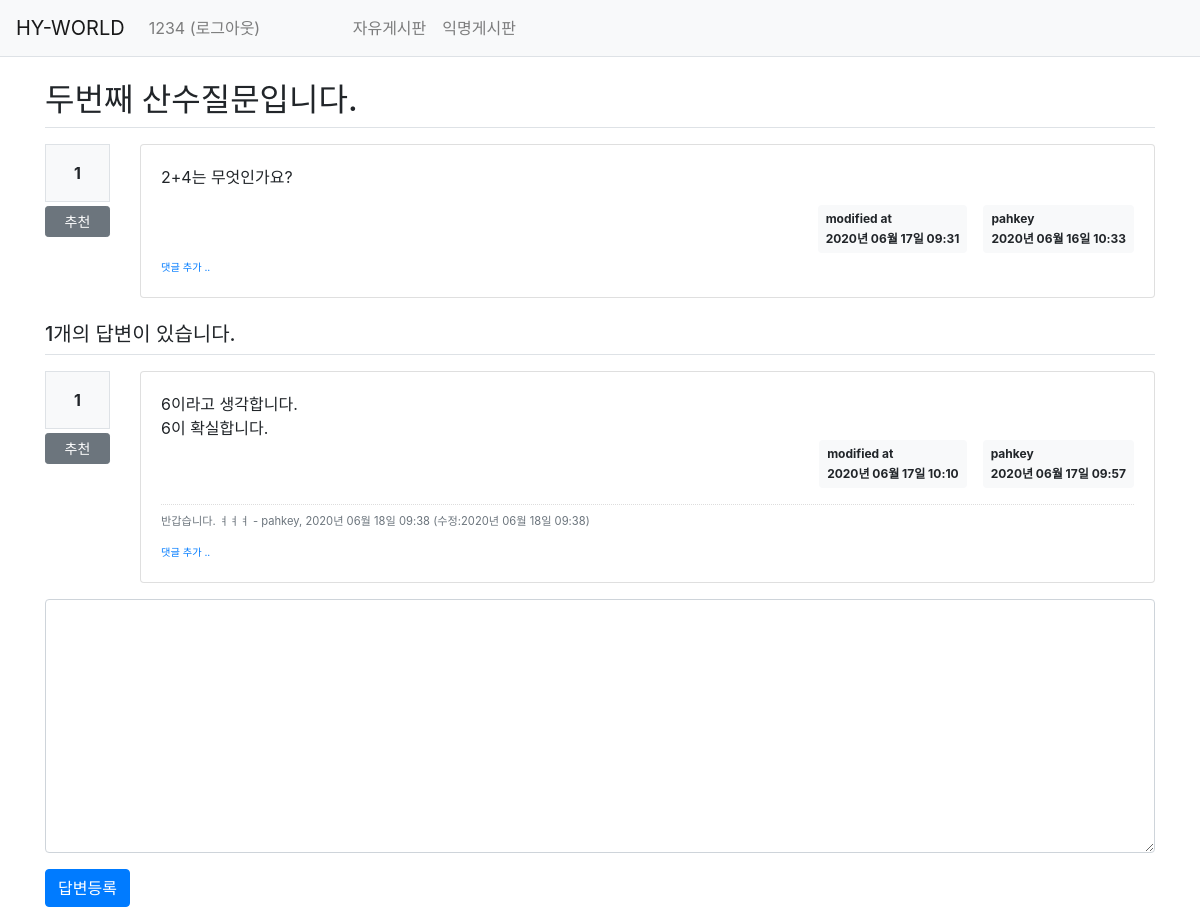
Screenshot of /question/detail/305/ (signed in) with the database file from the repository.
### pybo/models.py (models this page shows)
class User(db.Model):
    id = db.Column(db.Integer, primary_key=True)
    username = db.Column(db.String(150), unique=True, nullable=False)
    password = db.Column(db.String(200), nullable=False)
    email = db.Column(db.String(120), unique=True, nullable=False)

class Question(db.Model):
    id = db.Column(db.Integer, primary_key=True)
    subject = db.Column(db.String(200), nullable=False)
    content = db.Column(db.Text(), nullable=False)
    create_date = db.Column(db.DateTime(), nullable=False)
    user_id = db.Column(db.Integer, db.ForeignKey('user.id', ondelete='CASCADE'), nullable=False)
    user = db.relationship('User', backref=db.backref('question_set'))
    modify_date = db.Column(db.DateTime(), nullable=True)
    voter = db.relationship('User', secondary=question_voter, backref=db.backref('question_voter_set'))
    category = db.Column(db.String(20), db.ForeignKey('category.category_name'))

class Answer(db.Model):
    id = db.Column(db.Integer, primary_key=True)
    question_id = db.Column(db.Integer, db.ForeignKey('question.id', ondelete='CASCADE'))
    question = db.relationship('Question', backref=db.backref('answer_set'))
    content = db.Column(db.Text(), nullable=False)
    create_date = db.Column(db.DateTime(), nullable=False)
    user_id = db.Column(db.Integer, db.ForeignKey('user.id', ondelete='CASCADE'), nullable=False)
    user = db.relationship('User', backref=db.backref('answer_set'))
    modify_date = db.Column(db.DateTime(), nullable=True)
    voter = db.relationship('User', secondary=answer_voter, backref=db.backref('answer_voter_set'))

class Comment(db.Model):
    id = db.Column(db.Integer, primary_key=True)
    user_id = db.Column(db.Integer, db.ForeignKey('user.id', ondelete='CASCADE'), nullable=False)
    user = db.relationship('User', backref=db.backref('comment_set'))
    content = db.Column(db.Text(), nullable=False)
    create_date = db.Column(db.DateTime(), nullable=False)
    modify_date = db.Column(db.DateTime())
    question_id = db.Column(db.Integer, db.ForeignKey('question.id', ondelete='CASCADE'), nullable=True)
    question = db.relationship('Question', backref=db.backref('comment_set'))
    answer_id = db.Column(db.Integer, db.ForeignKey('answer.id', ondelete='CASCADE'), nullable=True)
    answer = db.relationship('Answer', backref=db.backref('comment_set'))

### pybo/views/question_views.py (the view)
@bp.route('/detail/<int:question_id>/')
def detail(question_id):
    form = AnswerForm()
    question = Question.query.get_or_404(question_id)
    return render_template('question/question_detail.html', question=question, form=form)

### pybo/forms.py
class AnswerForm(FlaskForm):
    content = TextAreaField('내용', validators=[DataRequired('내용은 필수입력 항목입니다.')])

### pybo/filter.py (called while the page is built)
def format_datetime(value, fmt='%Y년 %m월 %d일 %H:%M'):
    return value.strftime(fmt)

### pybo/views/auth_views.py (called while the page is built)
@bp.before_app_request
def load_logged_in_user():
    user_id = session.get('user_id')
    if user_id is None:
        g.user = None
    else:
        g.user = User.query.get(user_id)

### pybo/templates/question/question_detail.html (shortened to what this page needs)
{% extends 'base.html' %}
{% block content %}
<div class="container my-3">
    <h2 class="border-bottom py-2">{{ question.subject }}</h2>
    <div class="row my-3">
        <div class="col-1">
            <div class="bg-light text-center p-3 border font-weight-bolder mb-1">{{ question.voter|length }}</div>
            <a href="#" data-uri="{{ url_for('vote.question', question_id=question.id) }}"
               class="recommend btn btn-sm btn-secondary btn-block my-1">추천</a>
        </div>
        <div class="col-11">
            <div class="card">
                <div class="card-body">
                    <div class="card-text">{{ question.content|markdown }}</div>
                    <div class="d-flex justify-content-end">
                        {% if question.modify_date %}
                        <div class="badge badge-light p-2 text-left mx-3">
                            <div class="mb-2">modified at</div>
                            <div>{{ question.modify_date|datetime }}</div>
                        </div>
                        {% endif %}
                        <div class="badge badge-light p-2 text-left">
                            <div class="mb-2">{{ question.user.username }}</div>
                            <div>{{ question.create_date|datetime }}</div>
                        </div>
                    </div>
                    <div>
                        <a href="{{ url_for('comment.create_question', question_id=question.id) }}"
                           class="small"><small>댓글 추가 ..</small></a>
                    </div>
                </div>
            </div>
        </div>
    </div>
    <h5 class="border-bottom my-3 py-2">{{ question.answer_set|length }}개의 답변이 있습니다.</h5>
    {% for answer in question.answer_set %}
    <div class="row my-3">
        <div class="col-1">
            <div class="bg-light text-center p-3 border font-weight-bolder mb-1">{{ answer.voter|length }}</div>
            <a href="#" data-uri="{{ url_for('vote.answer', answer_id=answer.id) }}"
                class="recommend btn btn-sm btn-secondary btn-block my-1">추천</a>
        </div>
        <div class="col-11">
            <div class="card">
                <div class="card-body">
                    <div class="card-text" style="white-space: pre-line;">{{ answer.content }}</div>
                    <div class="d-flex justify-content-end">
                        {% if answer.modify_date %}
                        <div class="badge badge-light p-2 text-left mx-3">
                            <div class="mb-2">modified at</div>
                            <div>{{ answer.modify_date|datetime }}</div>
                        </div>
                        {% endif %}
                        <div class="badge badge-light p-2 text-left">
                            <div class="mb-2">{{ answer.user.username }}</div>
                            <div>{{ answer.create_date|datetime }}</div>
                        </div>
                    </div>
                    {% if answer.comment_set|length > 0 %}
                    <div class="mt-3">
                    {% for comment in answer.comment_set %}
                        <div class="comment py-2 text-muted">
                            <span style="white-space: pre-line;">{{ comment.content }}</span>
                            <span>
                                - {{ comment.user.username }}, {{ comment.create_date|datetime }}
                                {% if comment.modify_date %}
                                (수정:{{ comment.modify_date|datetime }})
                                {% endif %}
                            </span>
                        </div>
                    {% endfor %}
                    </div>
                    {% endif %}
                    <div>
                        <a href="{{ url_for('comment.create_answer', answer_id=answer.id) }}"
                           class="small"><small>댓글 추가 ..</small></a>
                    </div>
                </div>
            </div>
        </div>
    </div>
    {% endfor %}
    <form action="{{ url_for('answer.create', question_id=question.id) }}" method="post" class="my-3">
        <div class="form-group">
            <textarea {% if not g.user %}disabled{% endif %}
                    name="content" id="content" class="form-control" rows="10"></textarea>
        </div>
        <input type="submit" value="답변등록" class="btn btn-primary">
    </form>
</div>
{% endblock %}

### pybo/templates/navbar.html (shortened to what this page needs)
<nav class="navbar navbar-expand-lg navbar-light bg-light border-bottom">
    <a class="navbar-brand" href="{{ url_for('main.index') }}">HY-WORLD</a>
    <div class="collapse navbar-collapse flex-grow-0" id="navbarNav">
        {% if g.user %}
        <ul class="navbar-nav">
            <li class="nav-item ">
                <a class="nav-link" href="{{ url_for('auth.logout') }}">{{ g.user.username }} (로그아웃)</a>
            </li>
        </ul>
        {% endif %}
        <ul class="navbar-nav">
            <li class="nav-item ">
                <a class="nav-link" href="{{ url_for('question.classify', category='general') }}">자유게시판</a>
            </li>
            <li class="nav-item ">
                <a class="nav-link" href="{{ url_for('question.classify', category='anonymous') }}">익명게시판</a>
            </li>
        </ul>
    </div>
</nav>

### pybo/static/style.css (style rules this page uses)
.comment { border-top:dotted 1px #ddd; font-size:0.7em; }

### rows the page displays
User: user.username "1234"
Question: subject "두번째 산수질문입니다.", content "2+4는 무엇인가요?", modify_date "2020년 06월 17일 09:31", create_date "2020년 06월 16일 10:33"
User: user.username "pahkey"
Answer: voter|length "1", content "6이라고 생각합니다. 6이 확실합니다.", modify_date "2020년 06월 17일 10:10", user.username "pahkey", create_date "2020년 06월 17일 09:57"
Comment: content "반갑습니다. ㅕㅕㅕ", user.username "pahkey", create_date "2020년 06월 18일 09:38", modify_date "2020년 06월 18일 09:38"

### other values shown
{{ question.voter|length }} "1"
{{ question.answer_set|length }} "1"
